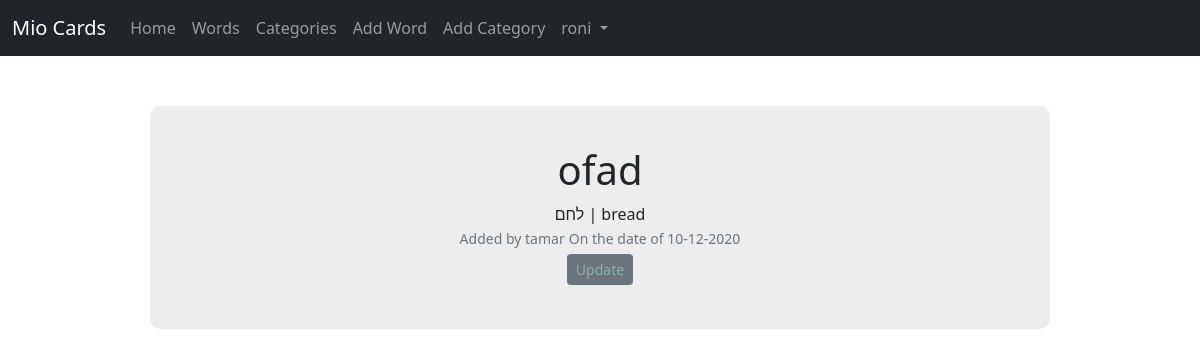
Screenshot of /card/3 (signed in) with the database file from the repository.
### flaskapp/models.py (models this page shows, shortened)
class Users(UserMixin, db.Model):
    id = db.Column(db.Integer, primary_key=True)
    username = db.Column(db.String(30), unique=True, nullable=False)
    email = db.Column(db.String(120), unique=True, nullable=False)
    password = db.Column(db.String(80), nullable=False)
    words = db.relationship('Words', backref='creator', lazy=True)
    unique_words = db.relationship('Words', secondary=words_users, backref=db.backref('uni_user', lazy='select'))

class Words(db.Model):
    id = db.Column(db.Integer, primary_key=True)
    user_id = db.Column(db.Integer, db.ForeignKey('users.id'), nullable=False)
    word_name = db.Column(db.String(25), unique=True, nullable=False)
    hebrew_trans = db.Column(db.String(25), nullable=False)
    english_trans = db.Column(db.String(45))
    image_path = db.Column(db.String(5000))
    date_created = db.Column(db.DateTime, nullable=False, default=datetime.utcnow)
    unique_words = db.relationship('Users', secondary=words_users, backref=db.backref('uni_word', lazy='select'))
    words = db.relationship('Categories', secondary=words_categories, backref=db.backref('cats_word', lazy='select'))

### flaskapp/routes.py (the view)
@app.route('/card/<int:card_id>')
@login_required
def card(card_id):
	card = Words.query.get_or_404(card_id)
	return render_template("card.html", title='Card', card=card, name=current_user.username)

### flaskapp/routes.py (called while the page is built)
@login_manager.user_loader
def load_user(user_id):
	return Users.query.get(int(user_id))

### flaskapp/templates/card.html (shortened to what this page needs)
{% extends "base.html" %}
{% import "bootstrap/wtf.html" as wtf %}
{% block content %}
        <article class="media content-section">
          <div class="card-display">
            <div class="article-metadata">
              <h1>{{ card.word_name }}</h1>
			        <div class="card-trans">
                <span class="article-content">{{ card.hebrew_trans }} | </span>
                <span class="article-content">{{ card.english_trans }}</span>
              </div>
			        <div class="card-info">
                <small class="text-muted">Added by {{ card.creator.username }}</small>
                   <small class="text-muted">On the date of {{ card.date_created.strftime('%d-%m-%Y') }}</small>
              </div>
              <div>
                <a class="btn btn-secondary btn-sm mt-1 mb-1" href="{{ url_for('update_card', card_id=card.id) }}">Update</a>
              </div>
            </div>
          </div>
        </article>
{% endblock %}

### flaskapp/templates/base.html (shortened to what this page needs)
<!doctype html>
<html lang="en">
  <head>
    <link rel="stylesheet" href="{{ url_for('static', filename='css/styles.css') }}">
    <link href="https://cdn.jsdelivr.net/npm/bootstrap@5.0.0-beta1/dist/css/bootstrap.min.css" rel="stylesheet">
  </head>
  <body>
    <nav class="navbar navbar-expand-lg navbar-dark bg-dark">
        <div class="container-fluid">
          <a class="navbar-brand" href="#">Mio Cards</a>
          <div class="collapse navbar-collapse" id="navbarSupportedContent">
            <ul class="navbar-nav me-auto mb-2 mb-lg-0">
              <li class="nav-item">
                <a class="nav-link" aria-current="page" href="{{url_for('index')}}">Home</a>
              </li>
              <li class="nav-item">
                <a class="nav-link" href="{{url_for('words')}}">Words</a>
              </li>
              <li class="nav-item">
                <a class="nav-link" href="{{url_for('categories')}}">Categories</a>
              </li>
              <li class="nav-item">
                <a class="nav-link" href="{{url_for('new_card')}}">Add Word</a>
              </li>
              <li class="nav-item">
                <a class="nav-link" href="{{url_for('new_category')}}">Add Category</a>
              </li>
              <li class="nav-item dropdown">
                <a class="nav-link dropdown-toggle" href="#" id="navbarDropdown" role="button" data-bs-toggle="dropdown" aria-expanded="false">
                  {% if name %}
                    {{name}}
                  {% else %}
                    User
                  {% endif %}
                </a>
              </li>
            </ul>
          </div>
        </div>
      </nav>
    {% block content %}
    {% endblock %}
  </body>
</html>

### flaskapp/static/css/styles.css (style rules this page uses)
html { direction: ltr; margin: 0; padding: 0; }
.card-display { margin: 50px 150px 0 150px; text-align: center; border-radius: 10px; padding: 40px 100px 40px 100px; background-color: rgba(221, 221, 221, 0.527); }
a:link, a:visited, a:active { text-decoration: none; color: rgb(138, 177, 180); }

### rows the page displays
Users: username "roni"
Words: word_name "ofad", hebrew_trans "לחם", english_trans "bread", date_created "10-12-2020"
Users: creator.username "tamar"
